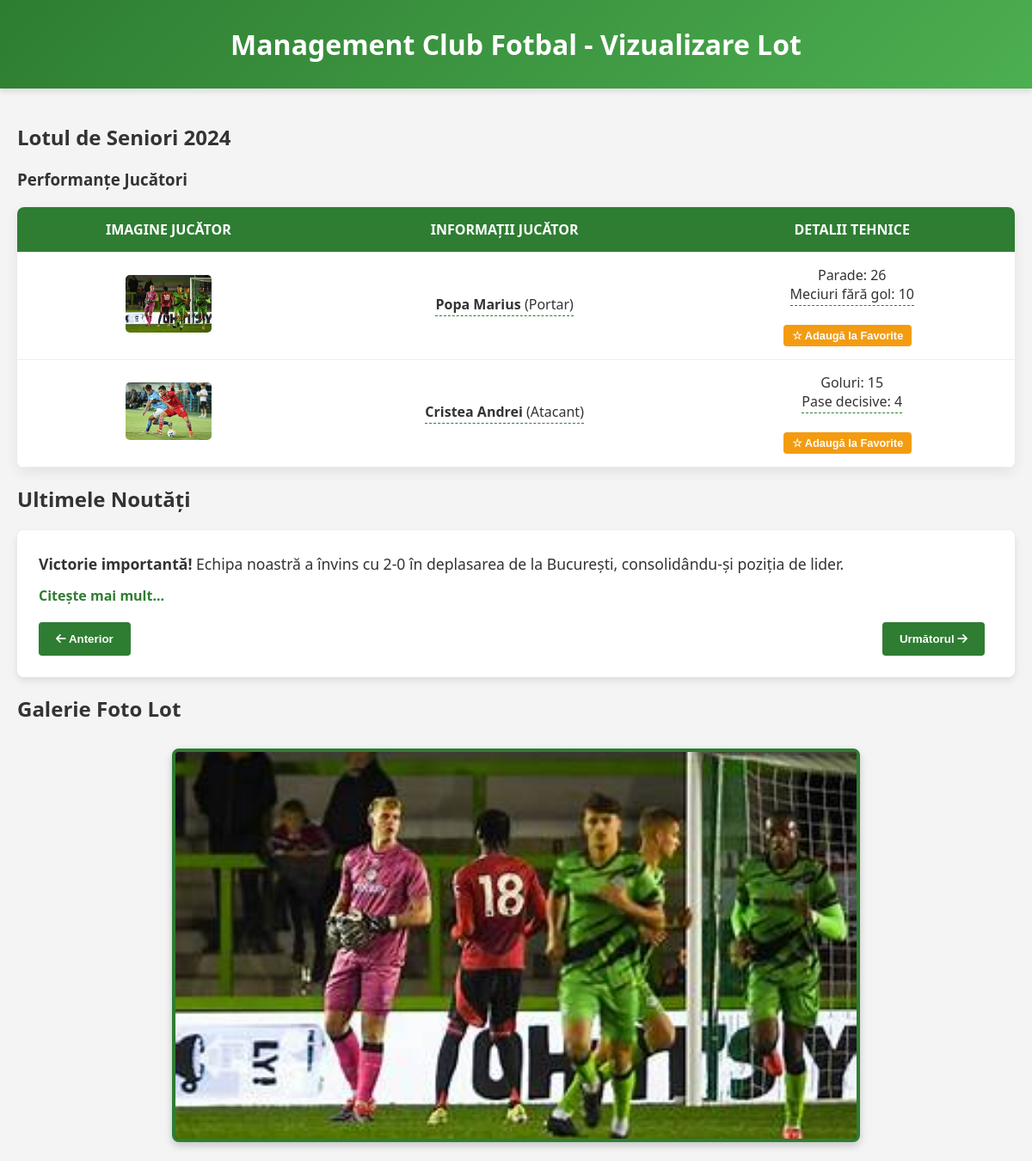
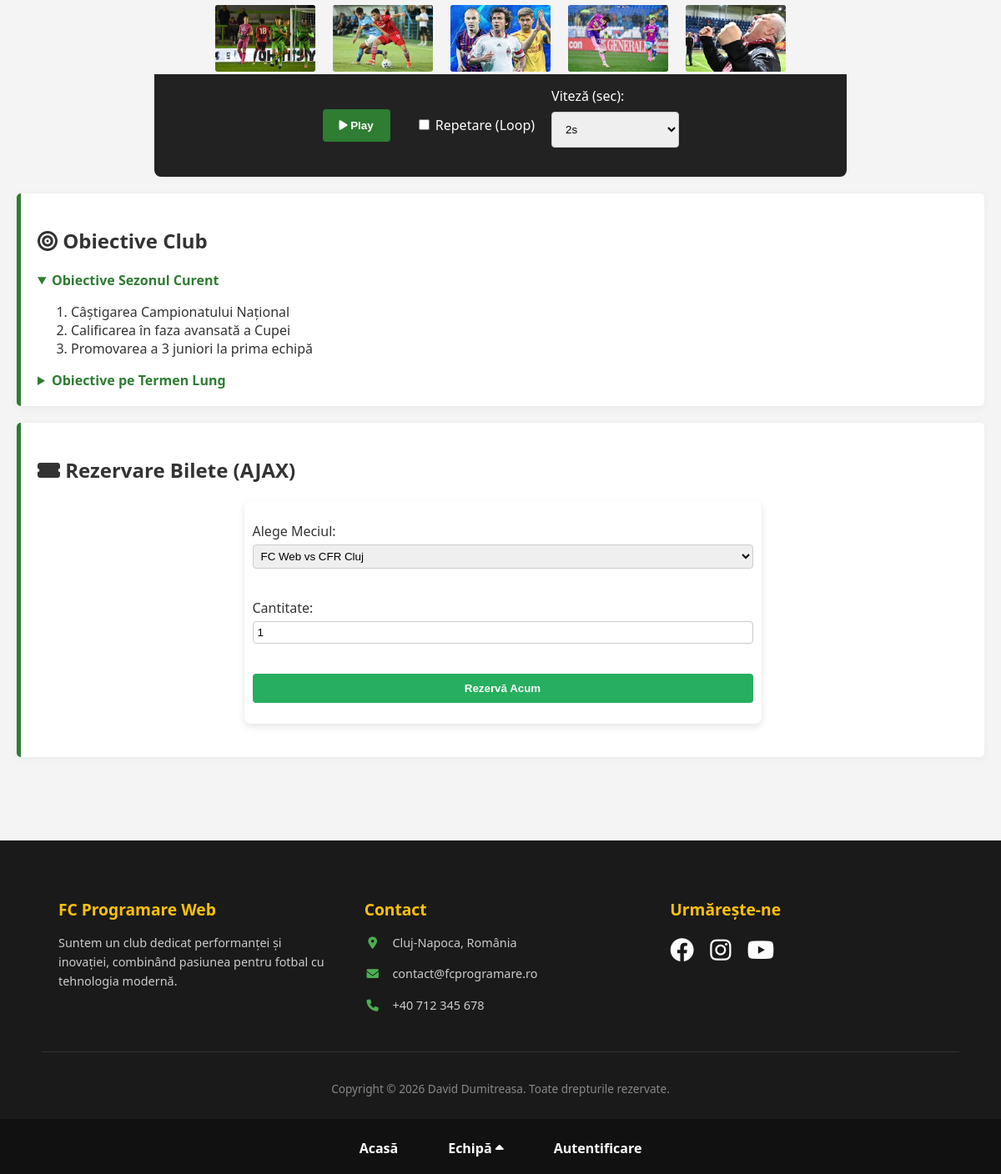
The page / on the database its author committed (2 pictures, top to bottom).
### tables this page shows
CREATE TABLE `jucatori` (
  `id` int(11) NOT NULL,
  `nume_jucator` varchar(100) NOT NULL,
  `pozitie` varchar(50) NOT NULL,
  `poza` varchar(255) NOT NULL,
  `statistica1` varchar(100) NOT NULL,
  `statistica2` varchar(100) NOT NULL
);

### index.php (the view, shortened to what this page needs)
<?php
require_once 'conexiune.php';
$sql_jucatori = "SELECT * FROM jucatori";
$rezultat_jucatori = mysqli_query($conn, $sql_jucatori);
?>
<!DOCTYPE html>
<html lang="ro">
<head>
    <link rel="stylesheet" href="stil.css">
    <link rel="stylesheet" href="https://cdnjs.cloudflare.com/ajax/libs/font-awesome/6.0.0/css/all.min.css">
</head>
<body>
    <header>
        <h1>Management Club Fotbal - Vizualizare Lot</h1>
    </header>
    <nav>
        <ul class="menu-principal">
            <li><a href="index.php">Acasă</a></li>
            <li class="are-submeniu">
                <a href="#">Echipă <i class="fas fa-caret-up"></i></a>
            </li>
            <?php if (isset($_SESSION['user_id'])): ?>
                <li><a href="#" style="color: #2ecc71;">Salut, <?php echo $_SESSION['user_nume']; ?>!</a></li>
                <?php if ($_SESSION['user_rol'] == 'admin'): ?>
                    <li><a href="administrare.php">Administrare Lot</a></li>
                <?php endif; ?>
                <li><a href="logout.php">Deconectare</a></li>
            <?php else: ?>
                <li><a href="autentificare.php">Autentificare</a></li>
            <?php endif; ?>
        </ul>
    </nav>
    <main>
        <section>
            <h2>Lotul de Seniori 2024</h2>
            <article>
                <h3>Performanțe Jucători</h3>
                <div class="container-tabel-responsive">
                    <table id="tabel-jucatori">
                        <thead>
                            <tr>
                                <th>Imagine Jucător</th>
                                <th>Informații Jucător</th>
                                <th>Detalii Tehnice</th>
                            </tr>
                        </thead>
                        <tbody>
                            <?php
                            if (mysqli_num_rows($rezultat_jucatori) > 0) {
                                while($jucator = mysqli_fetch_assoc($rezultat_jucatori)) {
                                    ?>
                                    <tr>
                                        <td>
                                            <div class="element-cu-tooltip">
                                                <img src="<?php echo htmlspecialchars($jucator['poza']); ?>" alt="Jucător" class="img-tabel">
                                            </div>
                                        </td>
                                        <td>
                                            <div class="element-cu-tooltip text-tabel">
                                                <strong><?php echo htmlspecialchars($jucator['nume_jucator']); ?></strong> (<?php echo htmlspecialchars($jucator['pozitie']); ?>)
                                            </div>
                                        </td>
                                        <td>
                                            <div class="element-cu-tooltip text-tabel">
                                                <?php echo htmlspecialchars($jucator['statistica1']); ?> <br>
                                                <?php echo htmlspecialchars($jucator['statistica2']); ?>
                                            </div>
                                            <br><br>
                                            <?php
                                            $este_favorit = isset($_SESSION['favorite']) && in_array($jucator['id'], $_SESSION['favorite']);
                                            $text_buton = $este_favorit ? "⭐ Elimină" : "☆ Adaugă la Favorite";
                                            $culoare_buton = $este_favorit ? "#e74c3c" : "#f39c12";
                                            ?>
                                            <button class="btn-favorit" data-id="<?php echo $jucator['id']; ?>" style="background: <?php echo $culoare_buton; ?>; color: white; border: none; padding: 5px 10px; cursor: pointer; border-radius: 4px; font-size: 0.8em;">
                                                <span class="text-buton"><?php echo $text_buton; ?></span>
                                            </button>
                                        </td>
                                    </tr>
                                    <?php
                                }
                            } else {
                                echo "<tr><td colspan='3' style='text-align:center;'>Nu există jucători în baza de date.</td></tr>";
                            }
                            ?>
                        </tbody>
                    </table>
                </div>
            </article>
        </section>
        <section>
            <h2>Ultimele Noutăți</h2>
            <div class="stiri-container">
                <ul id="lista-stiri">
                    <li class="stire-activa">
                        <div><strong>Victorie importantă!</strong> Echipa noastră a învins cu 2-0 în deplasarea de la București, consolidându-și poziția de lider.</div>
                        <a href="#">Citește mai mult...</a>
                    </li>
                </ul>
                <div class="stiri-controale">
                    <button id="btn-prev" type="button"><i class="fas fa-arrow-left"></i> Anterior</button>
                    <button id="btn-next" type="button">Următorul <i class="fas fa-arrow-right"></i></button>
                </div>
            </div>
        </section>
        <section>
            <h2>Galerie Foto Lot</h2>
            <div class="css-slider" id="slider-jucatori">
                <img src="imagine_portar.jfif" class="thumb t1" alt="Portar">
                <img src="imagine_atacant.jfif" class="thumb t2" alt="Atacant">
                <img src="imagine mijlocas.jfif" class="thumb t3" alt="Mijlocas">
                <img src="imagine fundas.jfif" class="thumb t4" alt="Fundas">
                <img src="imagine antrenor.jfif" class="thumb t5" alt="Antrenor">
                <div class="large-view">
                    <img src="imagine_portar.jfif" class="large-img l1" alt="Portar Mare">
                </div>
            </div>
            <div class="slider-controle-js">
                <button id="btn-play-pause" type="button">
                    <i class="fas fa-play"></i> Play
                </button>
                <label>
                    <input type="checkbox" id="check-repetare"> Repetare (Loop)
                </label>
                <label>
                    Viteză (sec):
                    <select id="select-interval">
                        <option value="2000" selected>2s</option>
                    </select>
                </label>
            </div>
        </section>
        <aside>
            <div class="widget-card">
                <h2><i class="fas fa-bullseye"></i> Obiective Club</h2>
                <details open>
                    <summary><strong>Obiective Sezonul Curent</strong></summary>
                    <ol type="1">
                        <li>Câștigarea Campionatului Național</li>
                        <li>Calificarea în faza avansată a Cupei</li>
                        <li>Promovarea a 3 juniori la prima echipă</li>
                    </ol>
                </details>
                <details style="margin-top: 10px;">
                    <summary><strong>Obiective pe Termen Lung</strong></summary>
                </details>
            </div>
            <div class="widget-card" style="margin-top: 20px;">
                <h2><i class="fas fa-ticket-alt"></i> Rezervare Bilete (AJAX)</h2>
                <form id="form-rezervare" style="padding: 10px;">
                    <p>
                        <label>Alege Meciul:</label><br>
                        <select id="meci-rezervare" style="width:100%; padding: 5px; margin-top:5px;">
                            <option value="FC Web vs CFR Cluj">FC Web vs CFR Cluj</option>
                        </select>
                    </p>
                    <p>
                        <label>Cantitate:</label><br>
                        <input type="number" id="nr-bilete" min="1" max="10" value="1" style="width:100%; padding: 5px; margin-top:5px;">
                    </p>
                    <button type="submit" style="background:#27ae60; color:white; border:none; padding:10px; cursor:pointer; width:100%; border-radius: 4px;">
                        Rezervă Acum
                    </button>
                </form>
            </div>
        </aside>
    </main>
    <footer>
        <div class="footer-content">
            <div class="footer-sectiune">
                <h3>FC Programare Web</h3>
                <p>Suntem un club dedicat performanței și inovației, combinând pasiunea pentru fotbal cu tehnologia modernă.</p>
            </div>
            <div class="footer-sectiune">
                <h3>Contact</h3>
                <p><i class="fas fa-map-marker-alt"></i> Cluj-Napoca, România</p>
                <p><i class="fas fa-envelope"></i> contact@fcprogramare.ro</p>
                <p><i class="fas fa-phone"></i> +40 712 345 678</p>
            </div>
            <div class="footer-sectiune">
                <h3>Urmărește-ne</h3>
                <div class="social-icons">
                    <a href="#"><i class="fab fa-facebook"></i></a>
                    <a href="#"><i class="fab fa-instagram"></i></a>
                    <a href="#"><i class="fab fa-youtube"></i></a>
                </div>
            </div>
        </div>
        <div class="footer-bottom">
            <p>Copyright &copy; 2026 David Dumitreasa. Toate drepturile rezervate.</p>
        </div>
    </footer>
</body>
</html>

### rows shown on the page
jucatori: poza (picture), nume_jucator "Popa Marius", pozitie "Portar", statistica1 "Parade: 26", statistica2 "Meciuri fără gol: 10", text_buton "☆ Adaugă la Favorite"
jucatori: poza (picture), nume_jucator "Cristea Andrei", pozitie "Atacant", statistica1 "Goluri: 15", statistica2 "Pase decisive: 4", text_buton "☆ Adaugă la Favorite"
